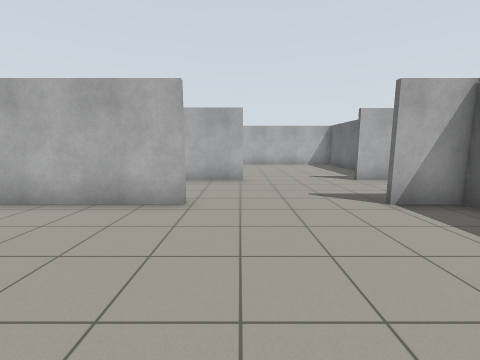
view 1 (above)

16 first-person views from a walk through a world built for the Gazebo simulator. The camera is 1.2 m above the floor, tilts 8° down and sees 90° across. The floor is counted in squares, 1 m on a side. Each view is taken from the middle of a square. On the plan, view 1 faces up. The plan holds only what a view shows up to about 11 squares ahead; the rest is blank.

view 2
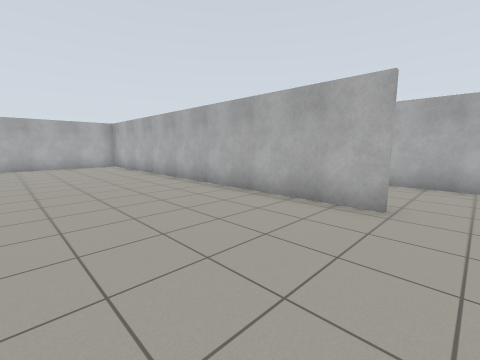

view 3
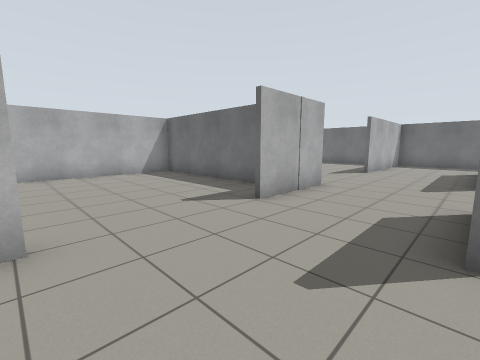

view 4
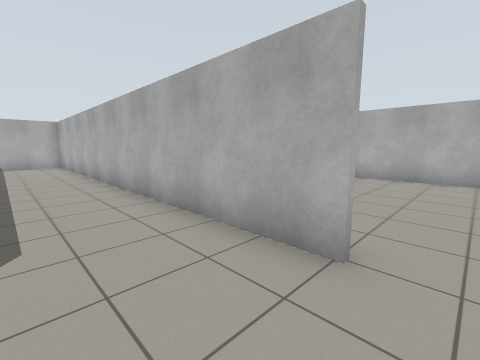

view 5
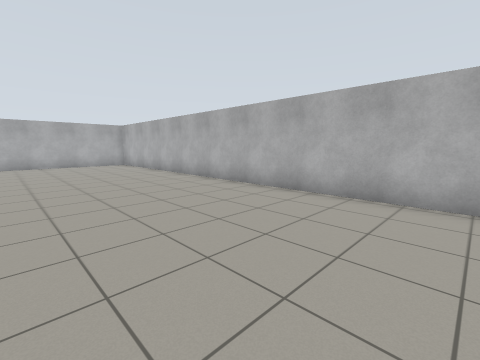

view 6
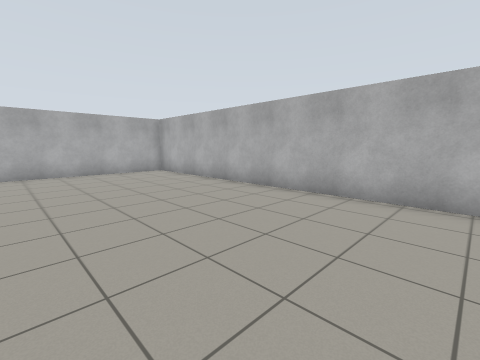

view 7
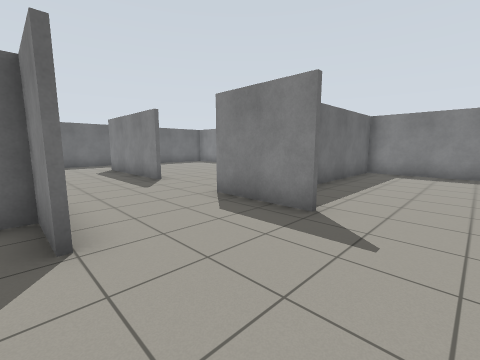

view 8
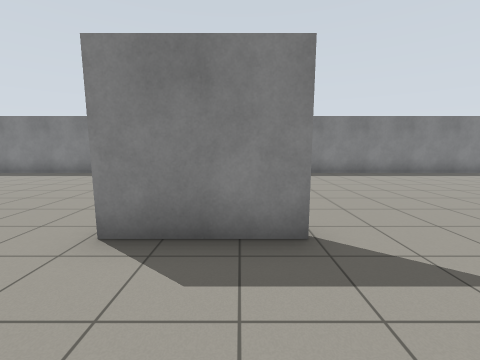

view 9
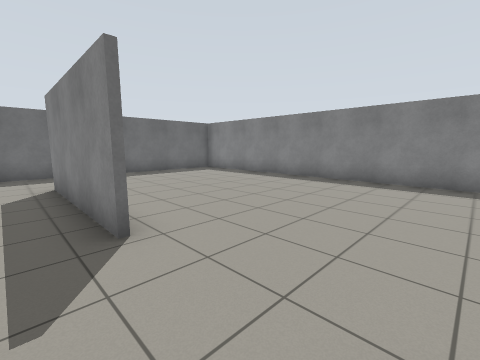

view 10
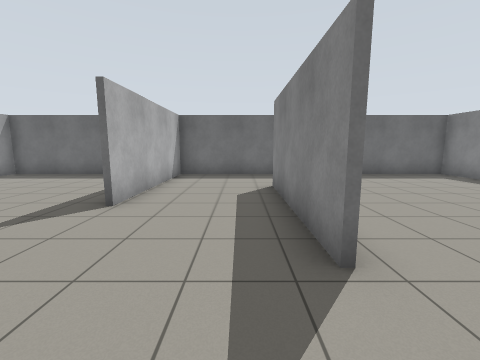

view 11
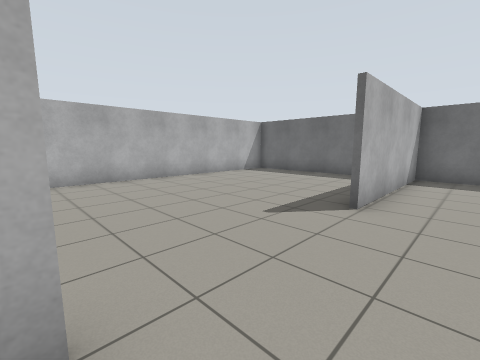

view 12
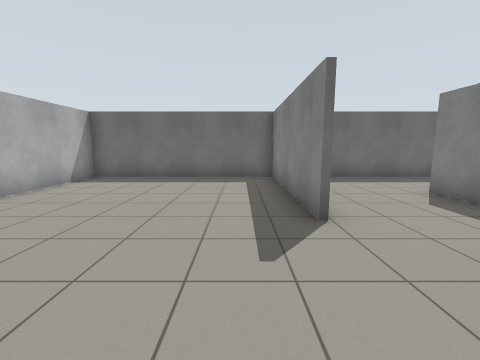

view 13
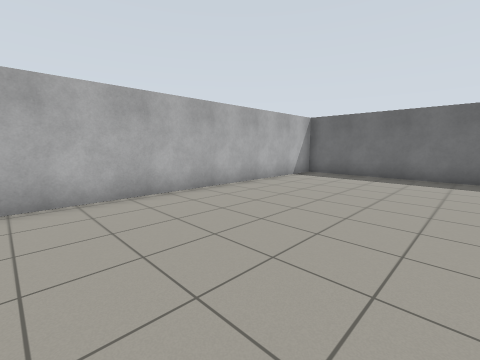

view 14
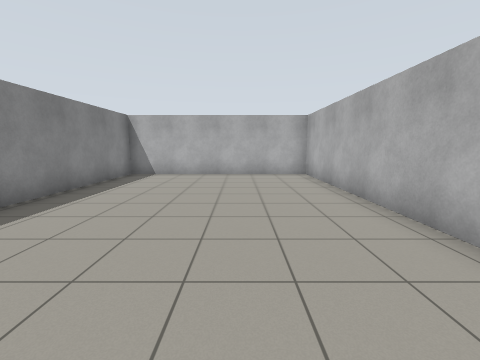

view 15
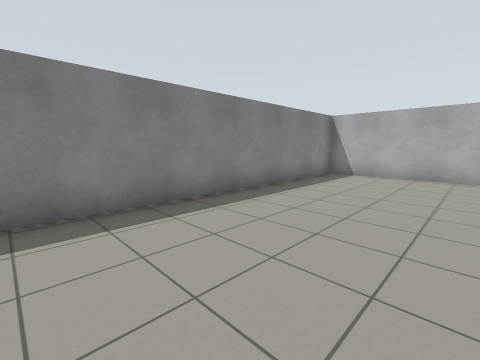

view 16
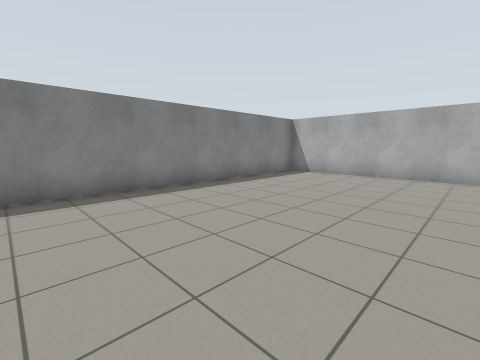

### Floor plan
Points are (right, up) in squares from view 1. A wall is a line through its corners. A room is listed if a view was taken in it or the views show most of it. See-through windows are left out.
Room 1 (views 1, 2, 3, 4, 5, 6, 7, 8, 9, 10, 11, 12, 13, 14, 15, 16)
walls: (3, 5) (5.9, 5); (-1.1, 4.9) (-15.4, 4.9) (-15.4, -2.7) (4.6, -2.7) (4.6, 2); (0.1, 8.4) (-12.4, 8.4); (4.8, 4.9) (3, 4.9); (4.1, 8.7) (5.9, 8.7); (5.8, 8.4) (5.8, 15); (7.2, 8.4) (4.1, 8.4); (9.1, 5) (14.2, 5); (5.9, -2.7) (17.4, -2.7) (17.4, 15.7) (6.9, 15.7); (5.1, 15.7) (-14.1, 15.7); (11.8, 8.7) (17.4, 8.7); (17.4, 8.4) (11.8, 8.4); (-15.4, 14.5) (-15.4, 9.9)

Where each view was taken, in squares from view 1:
view 1: 0 up, 0 right, facing up
view 2: 0 up, 0 right, facing up-left
view 3: 5 up, 0 right, facing up-right
view 4: 6 up, 1 right, facing up-left
view 5: 10 up, 1 right, facing up-left
view 6: 10 up, 4 left, facing up-left
view 7: 9 up, 1 right, facing down-right
view 8: 8 up, 4 right, facing down
view 9: 6 up, 6 right, facing down-right
view 10: 6 up, 7 right, facing right
view 11: 7 up, 7 right, facing up-right
view 12: 10 up, 8 right, facing right
view 13: 10 up, 7 right, facing up-right
view 14: 2 up, 5 left, facing left
view 15: 2 up, 5 left, facing down-left
view 16: 4 up, 5 left, facing down-left
